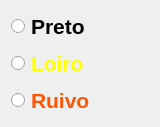
  <widget class="QWidget" name="verticalLayoutWidget">
   <property name="geometry">
    <rect>
     <x>30</x>
     <y>150</y>
     <width>160</width>
     <height>111</height>
    </rect>
   </property>
   <layout class="QVBoxLayout" name="verticalLayout">
    <item>
     <widget class="QRadioButton" name="radioButton">
      <property name="palette">
       <palette>
        <active>
         <colorrole role="WindowText">
          <brush brushstyle="SolidPattern">
           <color alpha="255">
            <red>0</red>
            <green>0</green>
            <blue>0</blue>
           </color>
          </brush>
         </colorrole>
        </active>
        <inactive>
         <colorrole role="WindowText">
          <brush brushstyle="SolidPattern">
           <color alpha="255">
            <red>0</red>
            <green>0</green>
            <blue>0</blue>
           </color>
          </brush>
         </colorrole>
        </inactive>
        <disabled>
         <colorrole role="WindowText">
          <brush brushstyle="SolidPattern">
           <color alpha="255">
            <red>120</red>
            <green>120</green>
            <blue>120</blue>
           </color>
          </brush>
         </colorrole>
        </disabled>
       </palette>
      </property>
      <property name="font">
       <font>
        <family>Arial</family>
        <pointsize>16</pointsize>
        <weight>75</weight>
        <bold>true</bold>
       </font>
      </property>
      <property name="text">
       <string>Preto</string>
      </property>
     </widget>
    </item>
    <item>
     <widget class="QRadioButton" name="radioButton_3">
      <property name="palette">
       <palette>
        <active>
         <colorrole role="WindowText">
          <brush brushstyle="SolidPattern">
           <color alpha="255">
            <red>255</red>
            <green>255</green>
            <blue>0</blue>
           </color>
          </brush>
         </colorrole>
        </active>
        <inactive>
         <colorrole role="WindowText">
          <brush brushstyle="SolidPattern">
           <color alpha="255">
            <red>255</red>
            <green>255</green>
            <blue>0</blue>
           </color>
          </brush>
         </colorrole>
        </inactive>
        <disabled>
         <colorrole role="WindowText">
          <brush brushstyle="SolidPattern">
           <color alpha="255">
            <red>120</red>
            <green>120</green>
            <blue>120</blue>
           </color>
          </brush>
         </colorrole>
        </disabled>
       </palette>
      </property>
      <property name="font">
       <font>
        <family>Arial</family>
        <pointsize>16</pointsize>
        <weight>75</weight>
        <bold>true</bold>
       </font>
      </property>
      <property name="text">
       <string>Loiro</string>
      </property>
     </widget>
    </item>
    <item>
     <widget class="QRadioButton" name="radioButton_2">
      <property name="palette">
       <palette>
        <active>
         <colorrole role="WindowText">
          <brush brushstyle="SolidPattern">
           <color alpha="255">
            <red>255</red>
            <green>85</green>
            <blue>0</blue>
           </color>
          </brush>
         </colorrole>
        </active>
        <inactive>
         <colorrole role="WindowText">
          <brush brushstyle="SolidPattern">
           <color alpha="255">
            <red>255</red>
            <green>85</green>
            <blue>0</blue>
           </color>
          </brush>
         </colorrole>
        </inactive>
        <disabled>
         <colorrole role="WindowText">
          <brush brushstyle="SolidPattern">
           <color alpha="255">
            <red>120</red>
            <green>120</green>
            <blue>120</blue>
           </color>
          </brush>
         </colorrole>
        </disabled>
       </palette>
      </property>
      <property name="font">
       <font>
        <family>Arial</family>
        <pointsize>16</pointsize>
        <weight>75</weight>
        <bold>true</bold>
       </font>
      </property>
      <property name="text">
       <string>Ruivo</string>
      </property>
     </widget>
    </item>
   </layout>
  </widget>
